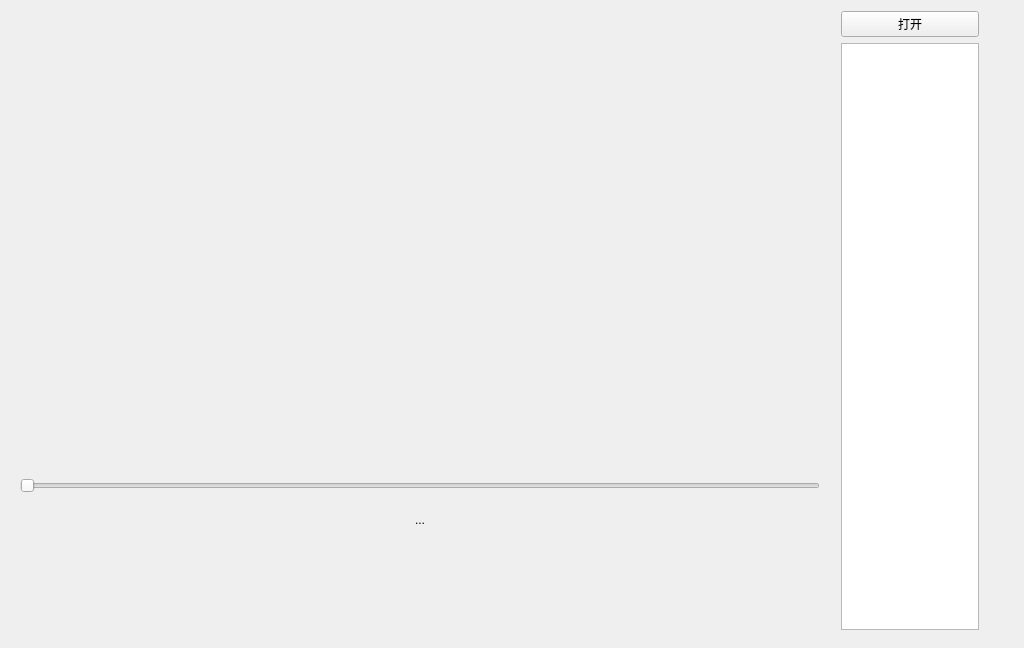
<?xml version="1.0" encoding="UTF-8"?>
<ui version="4.0">
 <class>Widget</class>
 <widget class="QWidget" name="Widget">
  <property name="geometry">
   <rect>
    <x>0</x>
    <y>0</y>
    <width>1024</width>
    <height>648</height>
   </rect>
  </property>
  <property name="windowTitle">
   <string>Widget</string>
  </property>
  <widget class="QWidget" name="verticalLayoutWidget_2">
   <property name="geometry">
    <rect>
     <x>830</x>
     <y>0</y>
     <width>160</width>
     <height>641</height>
    </rect>
   </property>
   <layout class="QVBoxLayout" name="verticalLayout_2">
    <item>
     <widget class="QPushButton" name="pushButton">
      <property name="text">
       <string>打开</string>
      </property>
     </widget>
    </item>
    <item>
     <widget class="QListWidget" name="listWidget"/>
    </item>
   </layout>
  </widget>
  <widget class="QLabel" name="label">
   <property name="geometry">
    <rect>
     <x>20</x>
     <y>20</y>
     <width>800</width>
     <height>450</height>
    </rect>
   </property>
   <property name="text">
    <string/>
   </property>
  </widget>
  <widget class="QToolButton" name="toolButton">
   <property name="geometry">
    <rect>
     <x>390</x>
     <y>490</y>
     <width>60</width>
     <height>60</height>
    </rect>
   </property>
   <property name="text">
    <string>...</string>
   </property>
   <property name="icon">
    <iconset resource="res.qrc">
     <normaloff>:/image/播放.png</normaloff>:/image/播放.png</iconset>
   </property>
   <property name="iconSize">
    <size>
     <width>60</width>
     <height>60</height>
    </size>
   </property>
   <property name="autoRaise">
    <bool>true</bool>
   </property>
  </widget>
  <widget class="QSlider" name="playSlider">
   <property name="geometry">
    <rect>
     <x>20</x>
     <y>475</y>
     <width>800</width>
     <height>22</height>
    </rect>
   </property>
   <property name="orientation">
    <enum>Qt::Horizontal</enum>
   </property>
  </widget>
  <widget class="QWidget" name="">
   <property name="geometry">
    <rect>
     <x>0</x>
     <y>0</y>
     <width>2</width>
     <height>2</height>
    </rect>
   </property>
   <layout class="QVBoxLayout" name="verticalLayout"/>
  </widget>
  <widget class="QWidget" name="">
   <property name="geometry">
    <rect>
     <x>0</x>
     <y>0</y>
     <width>2</width>
     <height>2</height>
    </rect>
   </property>
   <layout class="QHBoxLayout" name="horizontalLayout"/>
  </widget>
 </widget>
 <layoutdefault spacing="6" margin="11"/>
 <resources>
  <include location="res.qrc"/>
 </resources>
 <connections/>
</ui>
